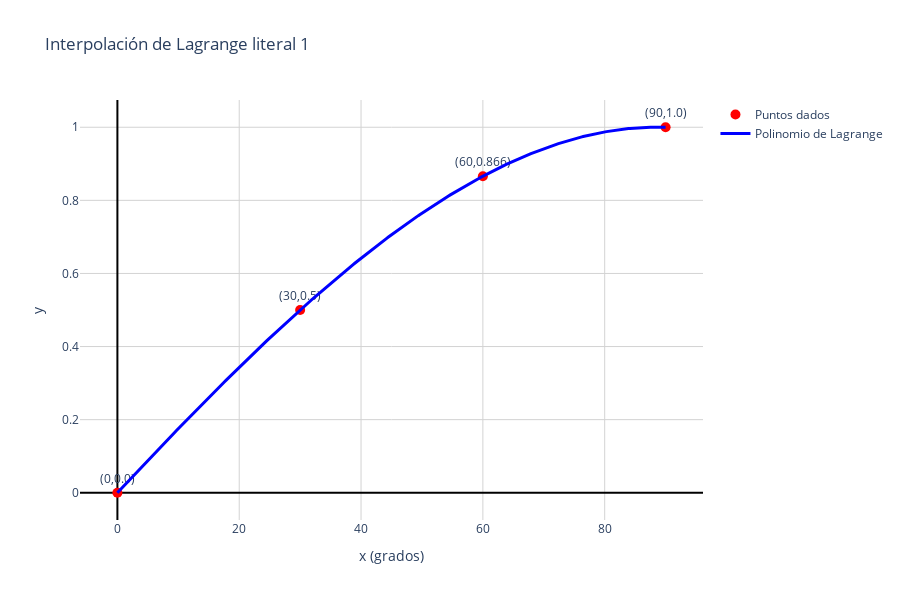

The notebook cell this image was saved under:
### Markdown cell above
## **<p style="text-align:center;">POLINOMIOS DE LAGRANGE</p>**

**Encuentre el polinomio de Lagrange para los siguientes datos y grafique:**
**1. $(0,0),(30,0.5),(60,\frac{\sqrt3}{2}),(90,1)$

### Code cell
import numpy as np
import plotly.graph_objects as go
import math

x_datos = np.array([0, 30, 60, 90], dtype=float)
y_datos = np.array([0, 0.5, math.sqrt(3)/2, 1], dtype=float)

def lagrange(x, x_datos, y_datos):
    total = 0
    n = len(x_datos)
    for i in range(n):
        term = y_datos[i]
        for j in range(n):
            if j != i:
                term *= (x - x_datos[j]) / (x_datos[i] - x_datos[j])
        total += term
    return total

x_vals = np.linspace(0, 90, 400)
y_vals = [lagrange(xi, x_datos, y_datos) for xi in x_vals]

fig = go.Figure()

fig.add_trace(go.Scatter(
    x=x_datos,
    y=y_datos,
    mode='markers+text',
    text=[f"({int(x)},{round(y,3)})" for x, y in zip(x_datos, y_datos)],
    textposition="top center",
    name='Puntos dados',
    marker=dict(color='red', size=10, symbol='circle')
))

fig.add_trace(go.Scatter(
    x=x_vals,
    y=y_vals,
    mode='lines',
    name='Polinomio de Lagrange',
    line=dict(color='blue', width=3)
))

fig.update_layout(
    title='Interpolación de Lagrange literal 1',
    xaxis=dict(
        title='x (grados)',
        zeroline=True,
        zerolinewidth=2,
        zerolinecolor='black',
        showgrid=True,
        gridcolor='lightgrey'
    ),
    yaxis=dict(
        title='y',
        zeroline=True,
        zerolinewidth=2,
        zerolinecolor='black',
        showgrid=True,
        gridcolor='lightgrey'
    ),
    template='plotly_white',
    width=900,
    height=600
)

fig.show()

### Figure 1 — Plotly figure (JSON) as saved in the notebook; plotly's stock layout.template omitted (floating-point values rounded to 4 significant figures; data arrays with more than 128 entries replaced by an {"elided": "..."} marker saying what was removed)
{"data": [{"marker": {"color": "red", "size": 10, "symbol": "circle"}, "mode": "markers+text", "name": "Puntos dados", "text": ["(0,0.0)", "(30,0.5)", "(60,0.866)", "(90,1.0)"], "textposition": "top center", "type": "scatter", "x": [0, 30, 60, 90], "y": [0, 0.5, 0.866, 1]}, {"line": {"color": "blue", "width": 3}, "mode": "lines", "name": "Polinomio de Lagrange", "type": "scatter", "x": {"elided": "400 float values"}, "y": {"elided": "400 float values"}}], "layout": {"height": 600, "title": {"text": "Interpolación de Lagrange literal 1"}, "width": 900, "xaxis": {"gridcolor": "lightgrey", "showgrid": true, "title": {"text": "x (grados)"}, "zeroline": true, "zerolinecolor": "black", "zerolinewidth": 2}, "yaxis": {"gridcolor": "lightgrey", "showgrid": true, "title": {"text": "y"}, "zeroline": true, "zerolinecolor": "black", "zerolinewidth": 2}}}
